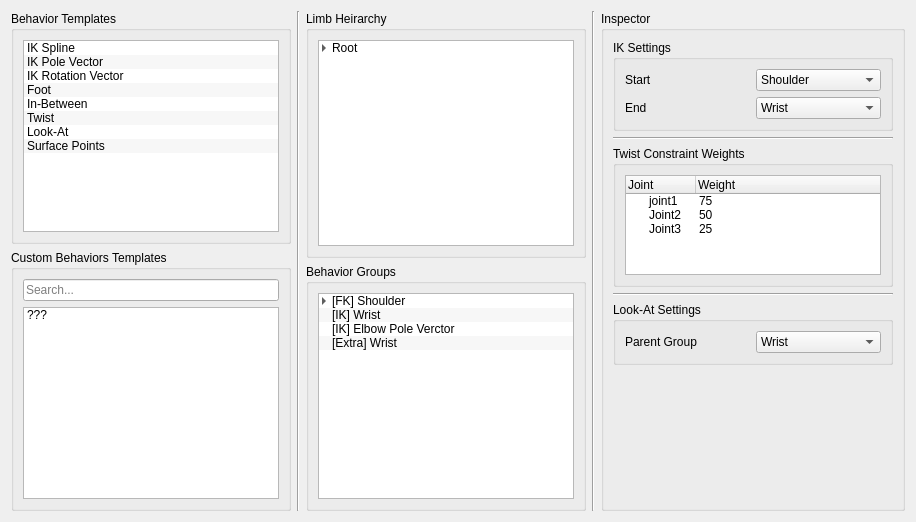
        <widget class="QWidget" name="tab_9">
         <attribute name="title">
          <string>Behaviours</string>
         </attribute>
         <layout class="QHBoxLayout" name="horizontalLayout_48">
          <item>
           <layout class="QHBoxLayout" name="horizontalLayout_30">
            <item>
             <layout class="QVBoxLayout" name="verticalLayout_36">
              <item>
               <widget class="QGroupBox" name="groupBox_22">
                <property name="title">
                 <string>Behavior Templates</string>
                </property>
                <layout class="QHBoxLayout" name="horizontalLayout_32">
                 <item>
                  <widget class="QListWidget" name="listWidget_9">
                   <property name="sizePolicy">
                    <sizepolicy hsizetype="Expanding" vsizetype="Expanding">
                     <horstretch>0</horstretch>
                     <verstretch>0</verstretch>
                    </sizepolicy>
                   </property>
                   <property name="maximumSize">
                    <size>
                     <width>16777215</width>
                     <height>16777215</height>
                    </size>
                   </property>
                   <property name="alternatingRowColors">
                    <bool>true</bool>
                   </property>
                   <item>
                    <property name="text">
                     <string>IK Spline</string>
                    </property>
                   </item>
                   <item>
                    <property name="text">
                     <string>IK Pole Vector</string>
                    </property>
                   </item>
                   <item>
                    <property name="text">
                     <string>IK Rotation Vector</string>
                    </property>
                   </item>
                   <item>
                    <property name="text">
                     <string>Foot</string>
                    </property>
                   </item>
                   <item>
                    <property name="text">
                     <string>In-Between</string>
                    </property>
                   </item>
                   <item>
                    <property name="text">
                     <string>Twist</string>
                    </property>
                   </item>
                   <item>
                    <property name="text">
                     <string>Look-At</string>
                    </property>
                   </item>
                   <item>
                    <property name="text">
                     <string>Surface Points</string>
                    </property>
                   </item>
                  </widget>
                 </item>
                </layout>
               </widget>
              </item>
              <item>
               <widget class="QGroupBox" name="groupBox_18">
                <property name="title">
                 <string>Custom Behaviors Templates</string>
                </property>
                <layout class="QHBoxLayout" name="horizontalLayout_49">
                 <item>
                  <layout class="QVBoxLayout" name="verticalLayout_40">
                   <item>
                    <widget class="QLineEdit" name="lineEdit_10">
                     <property name="placeholderText">
                      <string>Search...</string>
                     </property>
                    </widget>
                   </item>
                   <item>
                    <widget class="QListWidget" name="listWidget_10">
                     <property name="toolTip">
                      <string>Created in CONTROLLERS tab by right clicking on Limb &gt; &quot;Save Limb Template&quot;</string>
                     </property>
                     <property name="dragDropMode">
                      <enum>QAbstractItemView::DragOnly</enum>
                     </property>
                     <property name="alternatingRowColors">
                      <bool>true</bool>
                     </property>
                     <item>
                      <property name="text">
                       <string>???</string>
                      </property>
                     </item>
                    </widget>
                   </item>
                  </layout>
                 </item>
                </layout>
               </widget>
              </item>
             </layout>
            </item>
            <item>
             <widget class="Line" name="line_12">
              <property name="orientation">
               <enum>Qt::Vertical</enum>
              </property>
             </widget>
            </item>
            <item>
             <layout class="QVBoxLayout" name="verticalLayout_64">
              <item>
               <widget class="QGroupBox" name="groupBox_33">
                <property name="title">
                 <string>Limb Heirarchy</string>
                </property>
                <layout class="QHBoxLayout" name="horizontalLayout_45">
                 <item>
                  <layout class="QVBoxLayout" name="verticalLayout_65">
                   <item>
                    <widget class="QTreeWidget" name="treeWidget_13">
                     <property name="autoScrollMargin">
                      <number>16</number>
                     </property>
                     <property name="alternatingRowColors">
                      <bool>true</bool>
                     </property>
                     <property name="selectionMode">
                      <enum>QAbstractItemView::SingleSelection</enum>
                     </property>
                     <property name="autoExpandDelay">
                      <number>-1</number>
                     </property>
                     <property name="indentation">
                      <number>10</number>
                     </property>
                     <property name="headerHidden">
                      <bool>true</bool>
                     </property>
                     <column>
                      <property name="text">
                       <string notr="true">1</string>
                      </property>
                     </column>
                     <item>
                      <property name="text">
                       <string>Root</string>
                      </property>
                      <item>
                       <property name="text">
                        <string>Spine</string>
                       </property>
                       <item>
                        <property name="text">
                         <string>Arm (M)</string>
                        </property>
                        <item>
                         <property name="text">
                          <string>Hand</string>
                         </property>
                        </item>
                       </item>
                       <item>
                        <property name="text">
                         <string>Head</string>
                        </property>
                       </item>
                       <item>
                        <property name="text">
                         <string>Leg (M)</string>
                        </property>
                       </item>
                       <item>
                        <property name="text">
                         <string>Tail</string>
                        </property>
                       </item>
                      </item>
                     </item>
                    </widget>
                   </item>
                  </layout>
                 </item>
                </layout>
               </widget>
              </item>
              <item>
               <widget class="QGroupBox" name="groupBox_34">
                <property name="title">
                 <string>Behavior Groups</string>
                </property>
                <layout class="QVBoxLayout" name="verticalLayout_66">
                 <item>
                  <layout class="QVBoxLayout" name="verticalLayout_67">
                   <item>
                    <widget class="QTreeWidget" name="treeWidget_14">
                     <property name="alternatingRowColors">
                      <bool>true</bool>
                     </property>
                     <property name="selectionMode">
                      <enum>QAbstractItemView::SingleSelection</enum>
                     </property>
                     <property name="indentation">
                      <number>10</number>
                     </property>
                     <property name="headerHidden">
                      <bool>true</bool>
                     </property>
                     <column>
                      <property name="text">
                       <string>1</string>
                      </property>
                     </column>
                     <item>
                      <property name="text">
                       <string>[FK] Shoulder</string>
                      </property>
                      <item>
                       <property name="text">
                        <string>[FK] Elbow</string>
                       </property>
                       <item>
                        <property name="text">
                         <string>[FK] Wrist</string>
                        </property>
                       </item>
                      </item>
                     </item>
                     <item>
                      <property name="text">
                       <string>[IK] Wrist</string>
                      </property>
                     </item>
                     <item>
                      <property name="text">
                       <string>[IK] Elbow Pole Verctor</string>
                      </property>
                     </item>
                     <item>
                      <property name="text">
                       <string>[Extra] Wrist</string>
                      </property>
                     </item>
                    </widget>
                   </item>
                  </layout>
                 </item>
                </layout>
               </widget>
              </item>
             </layout>
            </item>
            <item>
             <widget class="Line" name="line_13">
              <property name="orientation">
               <enum>Qt::Vertical</enum>
              </property>
             </widget>
            </item>
            <item>
             <layout class="QVBoxLayout" name="verticalLayout_72">
              <item>
               <widget class="QGroupBox" name="groupBox_36">
                <property name="title">
                 <string>Inspector</string>
                </property>
                <layout class="QHBoxLayout" name="horizontalLayout_46">
                 <item>
                  <layout class="QVBoxLayout" name="verticalLayout_73">
                   <item>
                    <widget class="QGroupBox" name="groupBox_37">
                     <property name="title">
                      <string>IK Settings</string>
                     </property>
                     <layout class="QHBoxLayout" name="horizontalLayout_47">
                      <item>
                       <layout class="QVBoxLayout" name="verticalLayout_74">
                        <item>
                         <layout class="QHBoxLayout" name="horizontalLayout_43">
                          <item>
                           <widget class="QLabel" name="label_8">
                            <property name="text">
                             <string>Start</string>
                            </property>
                           </widget>
                          </item>
                          <item>
                           <widget class="QComboBox" name="comboBox_5">
                            <property name="currentIndex">
                             <number>1</number>
                            </property>
                            <item>
                             <property name="text">
                              <string>Clavical</string>
                             </property>
                            </item>
                            <item>
                             <property name="text">
                              <string>Shoulder</string>
                             </property>
                            </item>
                            <item>
                             <property name="text">
                              <string>Elbow</string>
                             </property>
                            </item>
                            <item>
                             <property name="text">
                              <string>Wrist</string>
                             </property>
                            </item>
                           </widget>
                          </item>
                         </layout>
                        </item>
                        <item>
                         <layout class="QHBoxLayout" name="horizontalLayout_44">
                          <item>
                           <widget class="QLabel" name="label_9">
                            <property name="text">
                             <string>End</string>
                            </property>
                           </widget>
                          </item>
                          <item>
                           <widget class="QComboBox" name="comboBox_6">
                            <property name="currentIndex">
                             <number>3</number>
                            </property>
                            <item>
                             <property name="text">
                              <string>Clavical</string>
                             </property>
                            </item>
                            <item>
                             <property name="text">
                              <string>Shoulder</string>
                             </property>
                            </item>
                            <item>
                             <property name="text">
                              <string>Elbow</string>
                             </property>
                            </item>
                            <item>
                             <property name="text">
                              <string>Wrist</string>
                             </property>
                            </item>
                           </widget>
                          </item>
                         </layout>
                        </item>
                       </layout>
                      </item>
                     </layout>
                    </widget>
                   </item>
                   <item>
                    <widget class="Line" name="line_14">
                     <property name="orientation">
                      <enum>Qt::Horizontal</enum>
                     </property>
                    </widget>
                   </item>
                   <item>
                    <widget class="QGroupBox" name="groupBox_35">
                     <property name="title">
                      <string>Twist Constraint Weights</string>
                     </property>
                     <layout class="QVBoxLayout" name="verticalLayout_39">
                      <item>
                       <layout class="QVBoxLayout" name="verticalLayout_79">
                        <item>
                         <widget class="QTreeWidget" name="treeWidget_6">
                          <property name="sizePolicy">
                           <sizepolicy hsizetype="Expanding" vsizetype="Maximum">
                            <horstretch>0</horstretch>
                            <verstretch>0</verstretch>
                           </sizepolicy>
                          </property>
                          <property name="maximumSize">
                           <size>
                            <width>16777215</width>
                            <height>100</height>
                           </size>
                          </property>
                          <attribute name="headerCascadingSectionResizes">
                           <bool>true</bool>
                          </attribute>
                          <attribute name="headerDefaultSectionSize">
                           <number>70</number>
                          </attribute>
                          <attribute name="headerMinimumSectionSize">
                           <number>20</number>
                          </attribute>
                          <column>
                           <property name="text">
                            <string>Joint</string>
                           </property>
                          </column>
                          <column>
                           <property name="text">
                            <string>Weight</string>
                           </property>
                          </column>
                          <item>
                           <property name="text">
                            <string>joint1</string>
                           </property>
                           <property name="text">
                            <string>75</string>
                           </property>
                          </item>
                          <item>
                           <property name="text">
                            <string>Joint2</string>
                           </property>
                           <property name="text">
                            <string>50</string>
                           </property>
                          </item>
                          <item>
                           <property name="text">
                            <string>Joint3</string>
                           </property>
                           <property name="text">
                            <string>25</string>
                           </property>
                          </item>
                         </widget>
                        </item>
                       </layout>
                      </item>
                     </layout>
                    </widget>
                   </item>
                   <item>
                    <widget class="Line" name="line_11">
                     <property name="orientation">
                      <enum>Qt::Horizontal</enum>
                     </property>
                    </widget>
                   </item>
                   <item>
                    <widget class="QGroupBox" name="groupBox_7">
                     <property name="title">
                      <string>Look-At Settings</string>
                     </property>
                     <layout class="QVBoxLayout" name="verticalLayout_24">
                      <item>
                       <layout class="QVBoxLayout" name="verticalLayout_32">
                        <item>
                         <layout class="QHBoxLayout" name="horizontalLayout_50">
                          <item>
                           <widget class="QLabel" name="label_16">
                            <property name="text">
                             <string>Parent Group</string>
                            </property>
                           </widget>
                          </item>
                          <item>
                           <widget class="QComboBox" name="comboBox_9">
                            <property name="currentIndex">
                             <number>3</number>
                            </property>
                            <item>
                             <property name="text">
                              <string>Clavical</string>
                             </property>
                            </item>
                            <item>
                             <property name="text">
                              <string>Shoulder</string>
                             </property>
                            </item>
                            <item>
                             <property name="text">
                              <string>Elbow</string>
                             </property>
                            </item>
                            <item>
                             <property name="text">
                              <string>Wrist</string>
                             </property>
                            </item>
                           </widget>
                          </item>
                         </layout>
                        </item>
                       </layout>
                      </item>
                     </layout>
                    </widget>
                   </item>
                   <item>
                    <spacer name="verticalSpacer_5">
                     <property name="orientation">
                      <enum>Qt::Vertical</enum>
                     </property>
                     <property name="sizeHint" stdset="0">
                      <size>
                       <width>20</width>
                       <height>40</height>
                      </size>
                     </property>
                    </spacer>
                   </item>
                  </layout>
                 </item>
                </layout>
               </widget>
              </item>
             </layout>
            </item>
           </layout>
          </item>
         </layout>
        </widget>
